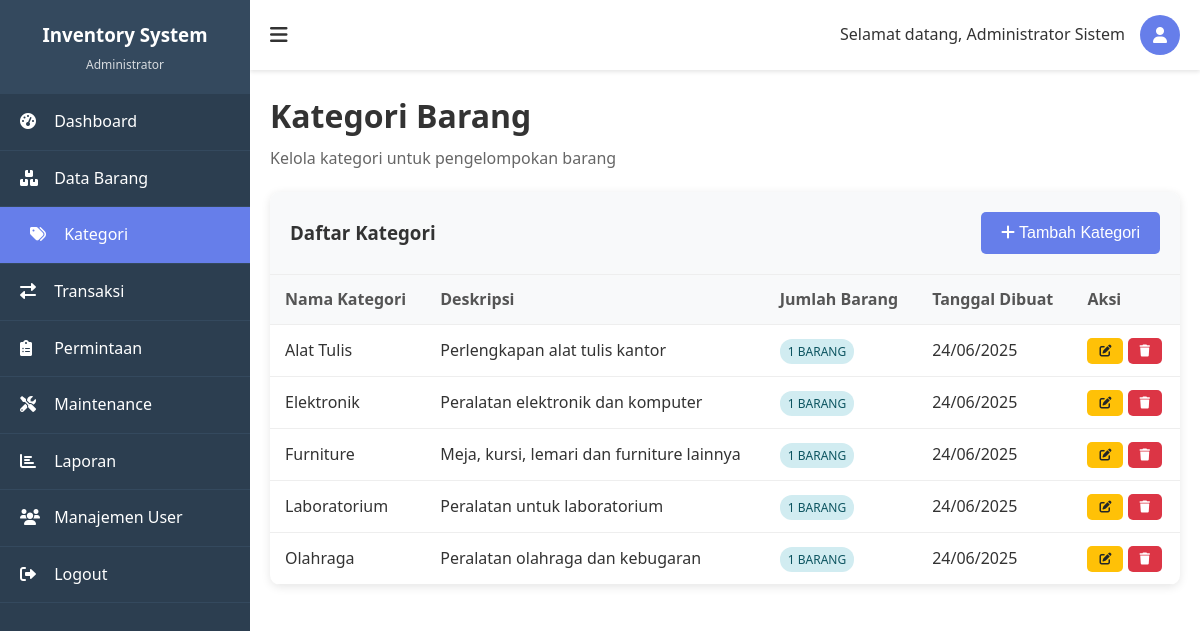
/pages/categories.php (signed in), run on the app's committed database.
### tables this page shows
CREATE TABLE categories (
    id INT PRIMARY KEY AUTO_INCREMENT,
    category_name VARCHAR(100) NOT NULL,
    description TEXT,
    created_at TIMESTAMP DEFAULT CURRENT_TIMESTAMP
);

### config/auth.php (called while the page is built, shortened)
<?php
require_once 'database.php';
class Auth {
    public function __construct() {
        $database = new Database();
    }
    public function isLoggedIn() {
        return isset($_SESSION['user_id']);
    }
    public function hasRole($roles) {
        if(is_array($roles)) {
            return in_array($_SESSION['role_name'], $roles);
        }
        return $_SESSION['role_name'] === $roles;
    }
}
?>

### config/database.php (called while the page is built, shortened)
<?php
class Database {
    private $host = "localhost";
    private $username = "root";
    private $password = "";
    private $database = "inventory_sekolah";
    public function connect() {
        $this->conn = null;
        try {
            $this->conn = new PDO("mysql:host=" . $this->host . ";dbname=" . $this->database,
                                $this->username, $this->password);
            $this->conn->setAttribute(PDO::ATTR_ERRMODE, PDO::ERRMODE_EXCEPTION);
        } catch(PDOException $e) {
            echo "Connection error: " . $e->getMessage();
        }
        return $this->conn;
    }
}
?>

### pages/categories.php (the view, shortened to what this page needs)
<?php
require_once '../config/auth.php';
require_once '../config/database.php';
$auth = new Auth();
$auth->requireLogin();
$database = new Database();
$db = $database->connect();
$stmt = $db->query("SELECT c.*, COUNT(i.id) as item_count FROM categories c LEFT JOIN items i ON c.id = i.category_id GROUP BY c.id ORDER BY c.category_name");
$categories = $stmt->fetchAll(PDO::FETCH_ASSOC);
?>
<!DOCTYPE html>
<html lang="id">
<head>
    <link href="https://cdnjs.cloudflare.com/ajax/libs/font-awesome/6.0.0/css/all.min.css" rel="stylesheet">
    <link href="../assets/css/style.css" rel="stylesheet">
    <link href="../assets/css/additional.css" rel="stylesheet">
</head>
<body>
    <div class="dashboard">
        <nav class="sidebar" id="sidebar">
            <div class="sidebar-header">
                <h3>Inventory System</h3>
                <p><?php echo $_SESSION['role_name']; ?></p>
            </div>
            <ul class="sidebar-nav">
                <li><a href="dashboard.php"><i class="fas fa-tachometer-alt"></i> Dashboard</a></li>
                <li><a href="items.php"><i class="fas fa-boxes"></i> Data Barang</a></li>
                <li><a href="categories.php" class="active"><i class="fas fa-tags"></i> Kategori</a></li>
                <?php if($auth->hasRole(['Administrator', 'Manager', 'Procurement', 'Warehouse'])): ?>
                <li><a href="transactions.php"><i class="fas fa-exchange-alt"></i> Transaksi</a></li>
                <?php endif; ?>
                <?php if($auth->hasRole(['Administrator', 'Manager', 'Procurement'])): ?>
                <li><a href="requests.php"><i class="fas fa-clipboard-list"></i> Permintaan</a></li>
                <?php endif; ?>
                <?php if($auth->hasRole(['Administrator', 'Technician'])): ?>
                <li><a href="maintenance.php"><i class="fas fa-tools"></i> Maintenance</a></li>
                <?php endif; ?>
                <?php if($auth->hasRole(['Administrator', 'Manager', 'Auditor'])): ?>
                <li><a href="reports.php"><i class="fas fa-chart-bar"></i> Laporan</a></li>
                <?php endif; ?>
                <?php if($auth->hasRole(['Administrator'])): ?>
                <li><a href="users.php"><i class="fas fa-users"></i> Manajemen User</a></li>
                <?php endif; ?>
                <li><a href="../config/logout.php"><i class="fas fa-sign-out-alt"></i> Logout</a></li>
            </ul>
        </nav>
        <div class="main-content" id="main-content">
            <div class="topbar">
                <button class="menu-toggle" id="menu-toggle">
                    <i class="fas fa-bars"></i>
                </button>
                <div class="user-info">
                    <span>Selamat datang, <?php echo $_SESSION['full_name']; ?></span>
                    <div class="user-avatar">
                        <i class="fas fa-user"></i>
                    </div>
                </div>
            </div>
            <div class="content">
                <div class="page-title">
                    <h1>Kategori Barang</h1>
                    <p>Kelola kategori untuk pengelompokan barang</p>
                </div>
                <div class="table-container">
                    <div class="table-header">
                        <h3>Daftar Kategori</h3>
                        <?php if($auth->hasRole(['Administrator', 'Manager'])): ?>
                        <button class="btn btn-primary" onclick="openModal('addModal')">
                            <i class="fas fa-plus"></i> Tambah Kategori
                        </button>
                        <?php endif; ?>
                    </div>
                    <table>
                        <thead>
                            <tr>
                                <th>Nama Kategori</th>
                                <th>Deskripsi</th>
                                <th>Jumlah Barang</th>
                                <th>Tanggal Dibuat</th>
                                <th>Aksi</th>
                            </tr>
                        </thead>
                        <tbody>
                            <?php foreach($categories as $category): ?>
                            <tr>
                                <td><?php echo htmlspecialchars($category['category_name']); ?></td>
                                <td><?php echo htmlspecialchars($category['description']); ?></td>
                                <td>
                                    <span class="badge badge-info">
                                        <?php echo $category['item_count']; ?> barang
                                    </span>
                                </td>
                                <td><?php echo date('d/m/Y', strtotime($category['created_at'])); ?></td>
                                <td>
                                    <?php if($auth->hasRole(['Administrator', 'Manager'])): ?>
                                    <button class="btn btn-sm btn-warning" onclick="editCategory(<?php echo htmlspecialchars(json_encode($category)); ?>)">
                                        <i class="fas fa-edit"></i>
                                    </button>
                                    <button class="btn btn-sm btn-danger" onclick="deleteCategory(<?php echo $category['id']; ?>, '<?php echo htmlspecialchars($category['category_name']); ?>')">
                                        <i class="fas fa-trash"></i>
                                    </button>
                                    <?php endif; ?>
                                </td>
                            </tr>
                            <?php endforeach; ?>
                        </tbody>
                    </table>
                </div>
            </div>
        </div>
    </div>
</body>
</html>

### assets/css/style.css (style rules this page uses)
* { margin: 0; padding: 0; box-sizing: border-box; }
body { font-family: 'Segoe UI', Tahoma, Geneva, Verdana, sans-serif; line-height: 1.6; color: #333; }
.btn { padding: 12px 20px; border: none; border-radius: 5px; cursor: pointer; font-size: 16px; font-weight: 500; transition: all 0.3s ease; text-decoration: none; display: inline-block; }
.btn-primary { background: #667eea; color: white; }
.dashboard { display: flex; min-height: 100vh; }
.sidebar { width: 250px; background: #2c3e50; color: white; position: fixed; height: 100vh; overflow-y: auto; transform: translateX(-250px); transition: transform 0.3s ease; z-index: 1000; }
.sidebar.active { transform: translateX(0); }
.sidebar-header { padding: 20px; background: #34495e; text-align: center; }
.sidebar-header h3 { margin-bottom: 5px; }
.sidebar-header p { font-size: 12px; opacity: 0.8; }
.sidebar-nav { padding: 0; list-style: none; }
.sidebar-nav li { border-bottom: 1px solid #34495e; }
.sidebar-nav a { display: block; padding: 15px 20px; color: white; text-decoration: none; transition: all 0.3s ease; }
.sidebar-nav a:hover, .sidebar-nav a.active { background: #667eea; padding-left: 30px; }
.sidebar-nav i { margin-right: 10px; width: 20px; }
.main-content { flex: 1; margin-left: 0; transition: margin-left 0.3s ease; }
.main-content.sidebar-open { margin-left: 250px; }
.topbar { background: white; padding: 15px 20px; box-shadow: 0 2px 4px rgba(0,0,0,0.1); display: flex; justify-content: space-between; align-items: center; }
.menu-toggle { background: none; border: none; font-size: 20px; cursor: pointer; color: #333; }
.user-info { display: flex; align-items: center; gap: 15px; }
.user-avatar { width: 40px; height: 40px; background: #667eea; border-radius: 50%; display: flex; align-items: center; justify-content: center; color: white; }
.content { padding: 20px; }
.page-title { margin-bottom: 20px; }
.page-title h1 { color: #333; margin-bottom: 5px; }
.page-title p { color: #666; }
.table-container { background: white; border-radius: 10px; overflow: hidden; box-shadow: 0 2px 10px rgba(0,0,0,0.1); }
.table-header { padding: 20px; background: #f8f9fa; border-bottom: 1px solid #eee; display: flex; justify-content: space-between; align-items: center; }
table { width: 100%; border-collapse: collapse; }
th, td { padding: 12px 15px; text-align: left; border-bottom: 1px solid #eee; }
th { background: #f8f9fa; font-weight: 600; color: #555; }

### assets/css/additional.css (style rules this page uses)
.badge { padding: 4px 8px; border-radius: 12px; font-size: 12px; font-weight: 500; text-transform: uppercase; }
.badge-info { background: #d1ecf1; color: #0c5460; }
.btn-sm { padding: 6px 12px; font-size: 12px; }
.btn-warning { background: #ffc107; color: #212529; }
.btn-danger { background: #dc3545; color: white; }

### data on the page
categories: category_name "Alat Tulis", description "Perlengkapan alat tulis kantor", item_count "1", created_at "24/06/2025"
categories: category_name "Elektronik", description "Peralatan elektronik dan komputer", item_count "1", created_at "24/06/2025"
categories: category_name "Furniture", description "Meja, kursi, lemari dan furniture lainnya", item_count "1", created_at "24/06/2025"
categories: category_name "Laboratorium", description "Peralatan untuk laboratorium", item_count "1", created_at "24/06/2025"
categories: category_name "Olahraga", description "Peralatan olahraga dan kebugaran", item_count "1", created_at "24/06/2025"

### other printed values
$_SESSION['role_name'] "Administrator"
$_SESSION['full_name'] "Administrator Sistem"
